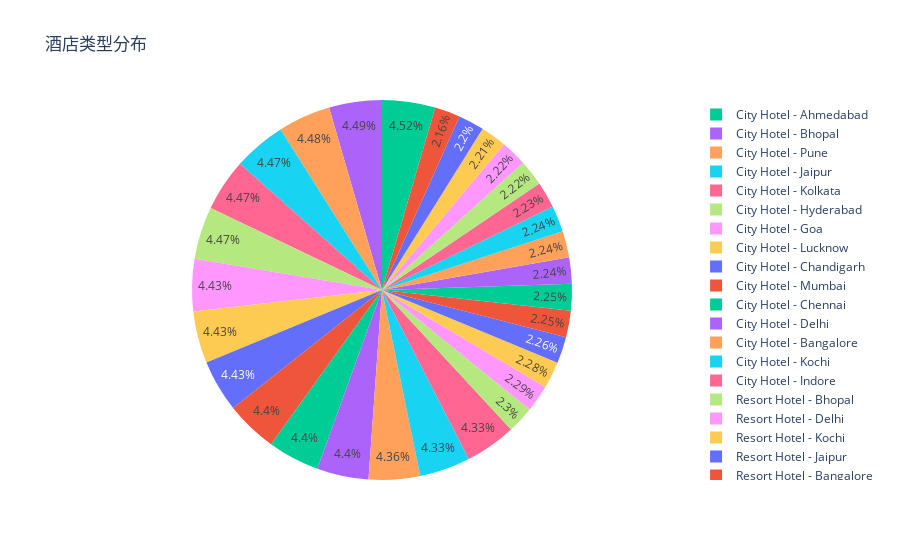

Source (notebook cell):
### Code cell
# 分析酒店类型分布
hotel_type_count = df_clean['hotel'].value_counts()

fig = px.pie(values=hotel_type_count.values,
             names=hotel_type_count.index,
             title='酒店类型分布',
             color=hotel_type_count.index,
             color_discrete_map={'Resort Hotel':'lightblue', 'City Hotel':'lightgreen'})
fig.show()

print(f" 酒店类型分布：")
for hotel_type, count in hotel_type_count.items():
    percentage = (count / len(df_clean)) * 100
    print(f"  {hotel_type}: {count} 预订 ({percentage:.1f}%)")

### Figure 1 — Plotly figure (JSON) as saved in the notebook; plotly's stock layout.template omitted (floating-point values rounded to 4 significant figures)
{"data": [{"customdata": [["City Hotel - Ahmedabad"], ["City Hotel - Bhopal"], ["City Hotel - Pune"], ["City Hotel - Jaipur"], ["City Hotel - Kolkata"], ["City Hotel - Hyderabad"], ["City Hotel - Goa"], ["City Hotel - Lucknow"], ["City Hotel - Chandigarh"], ["City Hotel - Mumbai"], ["City Hotel - Chennai"], ["City Hotel - Delhi"], ["City Hotel - Bangalore"], ["City Hotel - Kochi"], ["City Hotel - Indore"], ["Resort Hotel - Bhopal"], ["Resort Hotel - Delhi"], ["Resort Hotel - Kochi"], ["Resort Hotel - Jaipur"], ["Resort Hotel - Bangalore"], ["Resort Hotel - Chandigarh"], ["Resort Hotel - Goa"], ["Resort Hotel - Chennai"], ["Resort Hotel - Mumbai"], ["Resort Hotel - Indore"], ["Resort Hotel - Pune"], ["Resort Hotel - Hyderabad"], ["Resort Hotel - Kolkata"], ["Resort Hotel - Ahmedabad"], ["Resort Hotel - Lucknow"]], "domain": {"x": [0, 1], "y": [0, 1]}, "hovertemplate": "label=%{label}<br>value=%{value}<br>color=%{customdata[0]}<extra></extra>", "labels": ["City Hotel - Ahmedabad", "City Hotel - Bhopal", "City Hotel - Pune", "City Hotel - Jaipur", "City Hotel - Kolkata", "City Hotel - Hyderabad", "City Hotel - Goa", "City Hotel - Lucknow", "City Hotel - Chandigarh", "City Hotel - Mumbai", "City Hotel - Chennai", "City Hotel - Delhi", "City Hotel - Bangalore", "City Hotel - Kochi", "City Hotel - Indore", "Resort Hotel - Bhopal", "Resort Hotel - Delhi", "Resort Hotel - Kochi", "Resort Hotel - Jaipur", "Resort Hotel - Bangalore", "Resort Hotel - Chandigarh", "Resort Hotel - Goa", "Resort Hotel - Chennai", "Resort Hotel - Mumbai", "Resort Hotel - Indore", "Resort Hotel - Pune", "Resort Hotel - Hyderabad", "Resort Hotel - Kolkata", "Resort Hotel - Ahmedabad", "Resort Hotel - Lucknow"], "legendgroup": "", "marker": {"colors": ["#00cc96", "#ab63fa", "#FFA15A", "#19d3f3", "#FF6692", "#B6E880", "#FF97FF", "#FECB52", "#636efa", "#EF553B", "#00cc96", "#ab63fa", "#FFA15A", "#19d3f3", "#FF6692", "#B6E880", "#FF97FF", "#FECB52", "#636efa", "#EF553B", "#00cc96", "#ab63fa", "#FFA15A", "#19d3f3", "#FF6692", "#B6E880", "#FF97FF", "#FECB52", "#636efa", "#EF553B"]}, "name": "", "showlegend": true, "type": "pie", "values": [5391, 5358, 5335, 5328, 5327, 5327, 5286, 5280, 5277, 5248, 5247, 5240, 5199, 5161, 5159, 2737, 2725, 2723, 2693, 2686, 2684, 2676, 2674, 2669, 2657, 2647, 2642, 2634, 2622, 2578]}], "layout": {"legend": {"tracegroupgap": 0}, "title": {"text": "酒店类型分布"}}}
